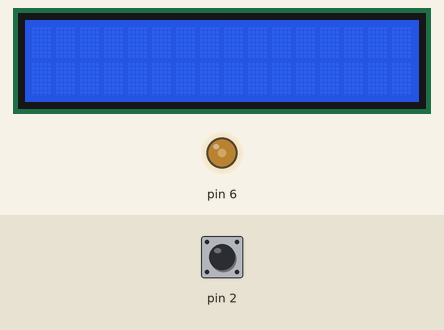
Recording of a sketch running on a simulated Arduino Uno, built with avr-gcc and run on an emulated ATmega328P. On the bench: 16×2 character LCD, output pins drawn as LEDs (lit = HIGH). The inputs (shaded band) are chosen by the test bench; at power-on: pin 2 HIGH. What the sketch prints to the serial monitor is not drawn.

Above: at 1.2 s.
1.3 s: pin 2 pulsed LOW 5 times (0.12 s each, 0.3 s apart)
At 1.65 s:
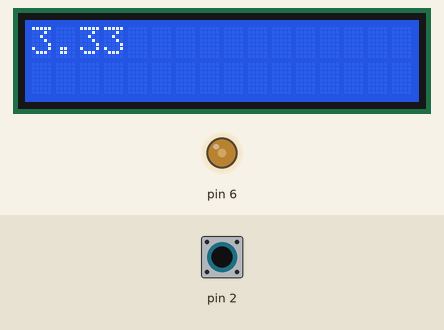
4.3 s: pin 2 driven LOW
At 4.35 s:
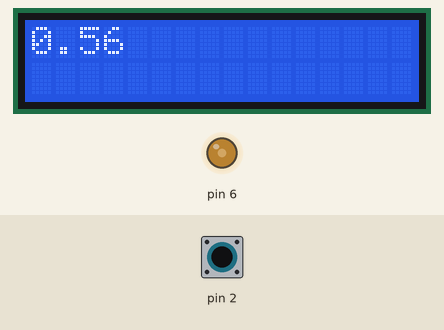
Timing chart, 0 to 7.3 s (numbered marks = the images above; inputs shaded):
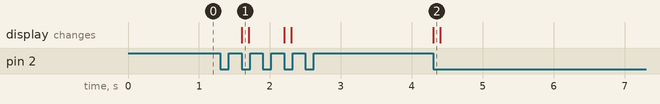

Measured:
- after the input at 1.3 s, the display: changes after 0.30 s (image 1)
- after the input at 4.3 s, the display: changes at once (image 2)

The sketch:

workshop_5.ino
```cpp
/*
http://www.circuitstoday.com/transistor-phase-shift-oscillator

micros()
Returns the number of microseconds since the Arduino board began running the current program. This number will overflow (go back to zero), after approximately 70 minutes. On 16 MHz Arduino boards, this function has a resolution of four microseconds (i.e. the value returned is always a multiple of four). On 8 MHz Arduino boards, this function has a resolution of eight microseconds.
*/

#include <math.h>
/* LCD */
#include <LiquidCrystal.h>
LiquidCrystal lcd(8, 9, 10, 11, 12, 13);
/* /LCD */

unsigned long T;
double frequency;

void setup() {
	Serial.begin(9600);	// Serial
	/* LCD */
	pinMode(6, OUTPUT);
	analogWrite(6, 102);
	lcd.begin(16, 2);
	/* /LCD */
}

void loop() {
	lcd.clear();

	while (digitalRead(2) == LOW) { }
	while (digitalRead(2) == HIGH) { }	// in order to ensure an entire cycle

	T = micros();	// time stamp (microsecond μs)
	while (digitalRead(2) == LOW) { }
	while (digitalRead(2) == HIGH) { }
	T = micros() - T;

	frequency = 1.0E6 / T;

	/* Serial */
	Serial.println(frequency, 6);
	/* /Serial */

	/* LCD */
	lcd.setCursor(0, 0);
	lcd.print(frequency);
	/* /LCD */

	delay(100);
}
```
